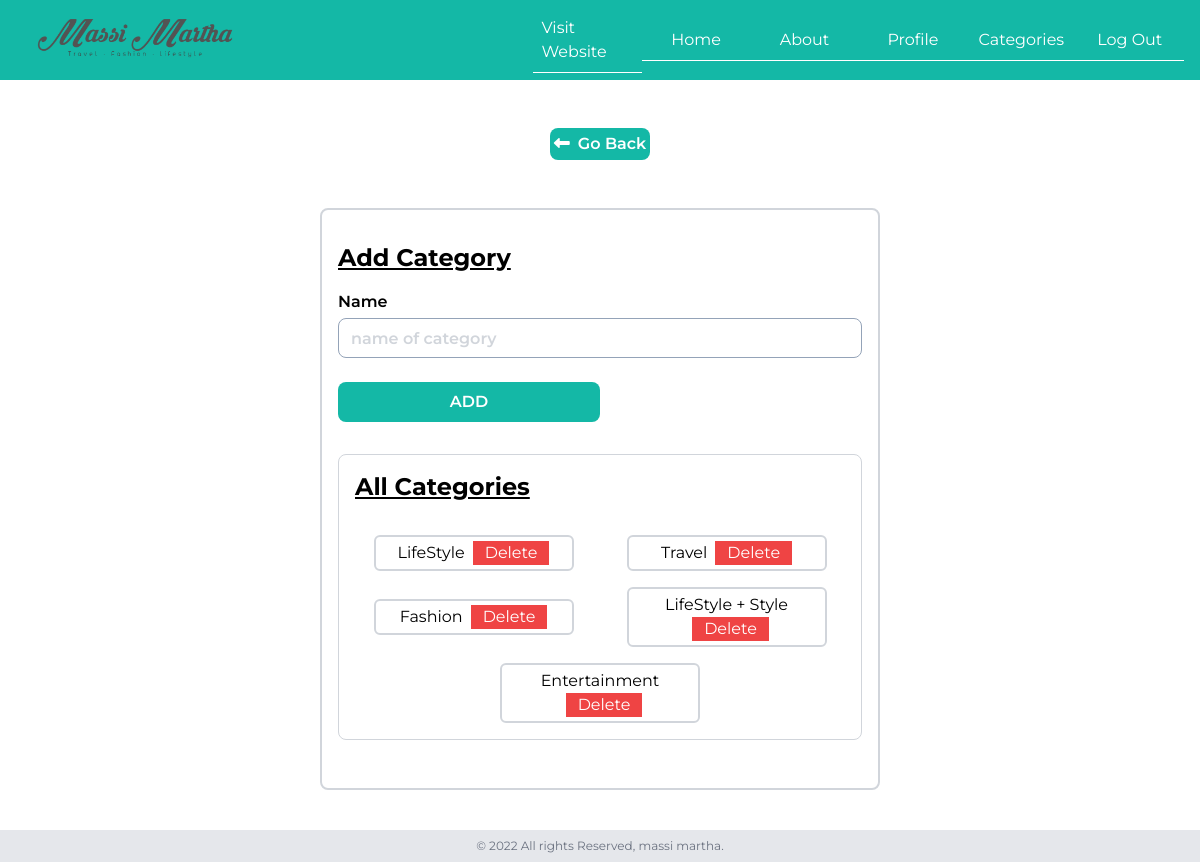
The page /admin_panel/categories.php (signed in) on the database its author committed.
### tables this page shows
CREATE TABLE `tbl_categories` (
  `id` int(11) NOT NULL,
  `name` text NOT NULL
);

### admin_panel/categories.php (the view, shortened to what this page needs)
<?php
include '../config/config.inc.php';
?>
<?php
include 'partials/header-add.php';
?>
<div class=" my-6  lg:mt-12 w-full flex justify-center">
<a href="index" class="w-auto p-1 font-semibold bg-teal-500 text-white rounded-lg "><i class="fa-solid fa-left-long mr-2"></i>Go Back</a>
</div>
<div class="w-full lg:flex justify-center items-center p-2 mt-2 ">
<div class="testimny__wrapper w-full  lg:p-4  lg:w-1/2">
<div class="small_wrap border-2 border-gray-300 rounded-lg p-2 lg:p-4">
    <form action="" method="post" enctype="multipart/form-data">
   <h2 class="font-bold text-2xl my-4 underline">Add Category</h2>
   <div class="from__grp">
   <div class="font-semibold">
        <label class="block mb-1" for="forms-labelOverInputCode">Name</label>
        <input class="w-full h-10 px-3 text-base placeholder-gray-300 border border-slate-400 rounded-lg focus:outline-none" type="text" placeholder="name of category" name="name" required/>
      </div>
      <input class="w-1/2 h-10 px-3 mt-6 font-semibold bg-teal-500 text-white rounded-lg focus:outline-none" type="submit" name="add_cati" value="ADD"/>
   </div>
    </form>
    <div class="border border-gray-300 rounded-lg  w-full my-8 ">
    <h2 class="font-bold text-2xl my-4 underline ml-4">All Categories</h2>
    <div class="mony__wrapper p-2  w-full max-h-[500px] flex flex-wrap justify-around items-center overflow-scroll">
<?php
$sql = "SELECT * FROM tbl_categories  order by id ASC";
$res = mysqli_query($conn, $sql);
$count = mysqli_num_rows($res);
if($count>0){
while($row=mysqli_fetch_assoc($res)){
    $id = $row['id'];
    $name = $row['name'];
    ?>
     <div class="card my-2 lg:w-[200px] border-2 rounded-md p-1 border-gray-300">
<div class="cation flex justify-center items-center flex-wrap">
<p class="capitalize"><?php echo $name; ?></p>
    <a href="categories?tid=<?php echo $id; ?>" class="bg-red-500 text-white px-3 ml-2 hover:text-red-500">Delete</a>
</div>
    </div>
                <?php
}   }else{
 echo '
 <div class="w-full text-center bg-red-500 p-6 text-white font-bold">
                <p>Nocategories added yet</p>
              </div>
 ';
}
?>
       </div>
    </div>
</div>
</div>
</div>
<?php include 'partials/footer.php'; ?>

### css/main.css (style rules this page uses)
* { margin: 0; padding: 0; box-sizing: border-box; }
body { font-family: 'Montserrat', sans-serif; }

### rows shown on the page
tbl_categories: name "LifeStyle"
tbl_categories: name "Travel"
tbl_categories: name "Fashion"
tbl_categories: name "LifeStyle + Style"
tbl_categories: name "Entertainment"
